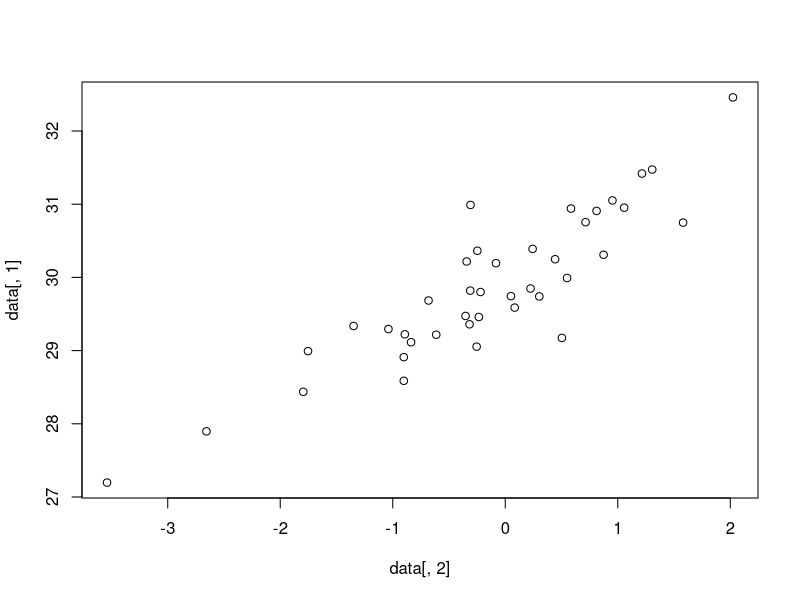
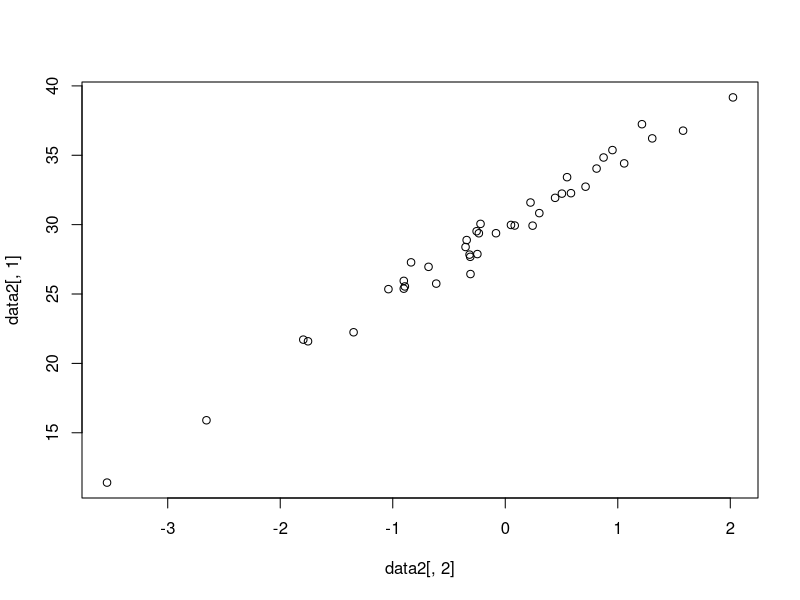
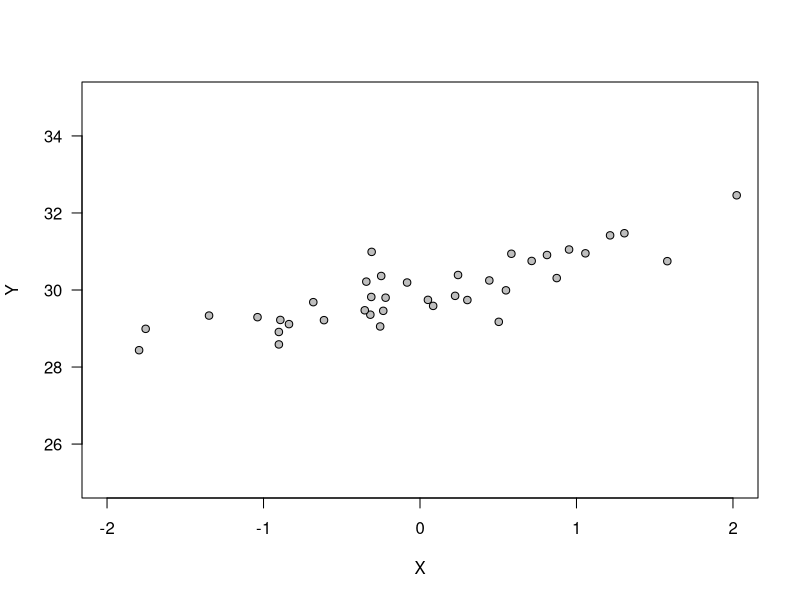
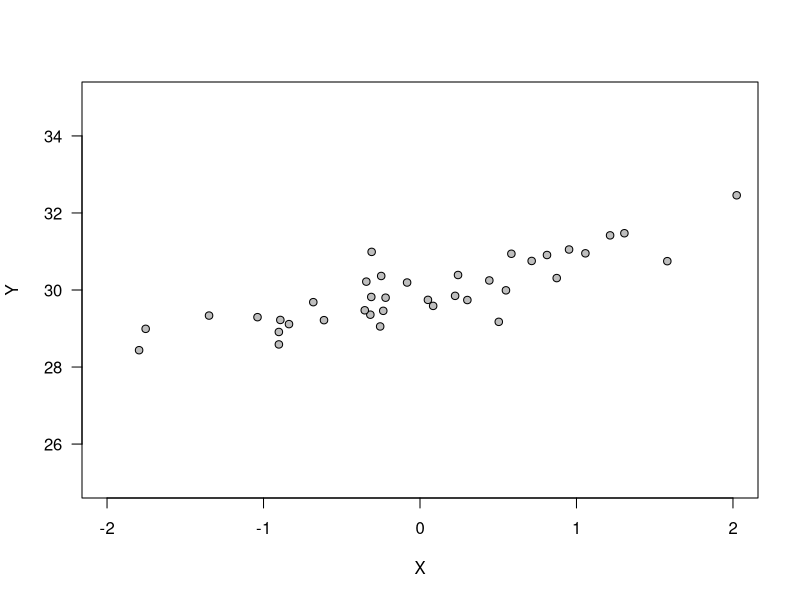
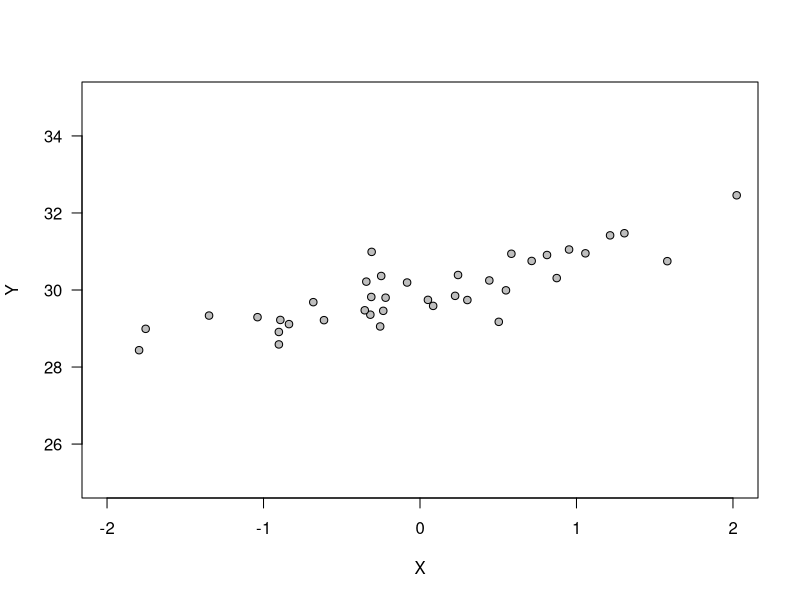
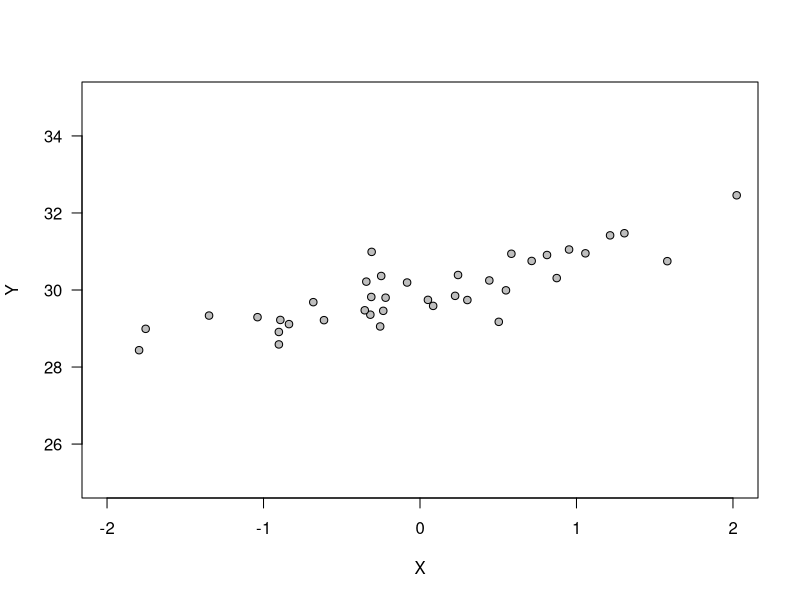
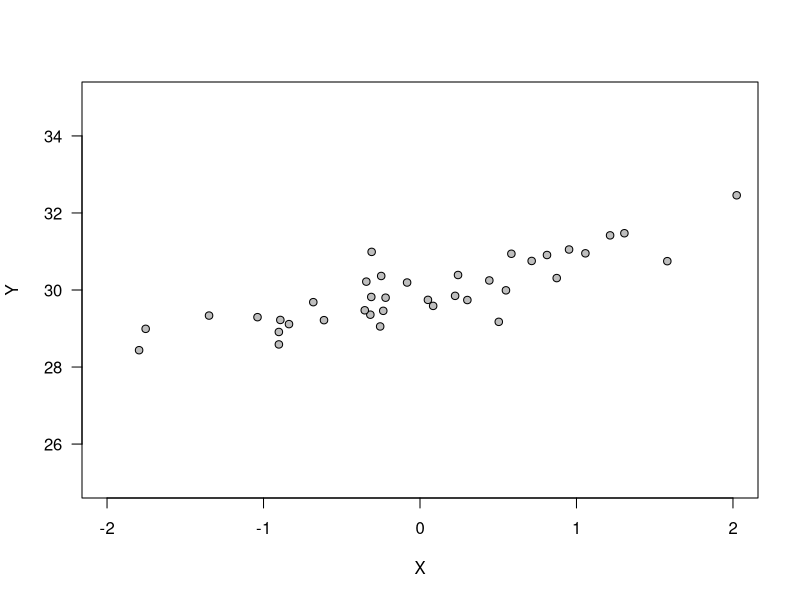
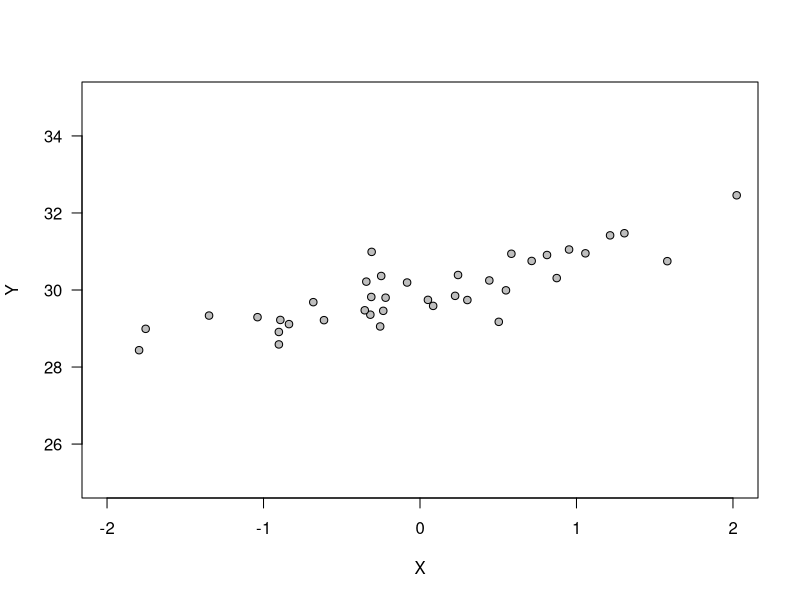

Here is the R script that generated these plots, in order:
## ---- chunk 1
#simulating data from a linear regression
intercept <- 30
rho       <- 0.8
slope     <- 5
nDataPts  <- 40

# as implemented in Farrell, Lewandowski 2018
data <- matrix(0,nDataPts,2)
data[,2] <- rnorm(nDataPts)
data[,1] <- rnorm(nDataPts)*sqrt(1.0 - rho^2)+data[,2]*rho+intercept

# as implemented with slope and error (CK)
data2 <- matrix(0,nDataPts,2)
data2[,2] <- data[,2]
data2[,1] <- (data2[,2]*slope+intercept) + rnorm(nDataPts,0,rho)

plot(data[,2],data[,1])
plot(data2[,2],data2[,1])
## ---- chunk 2
# regression analysis -traditional
reg1 <- lm(data[,1]~data[,2])
reg2 <- lm(data[,1]~data[,2])

summary(reg1)
summary(reg2)
## ---- chunk 3
# parameter estimates using the optim function
startParams <- c(5,0.1)
names(startParams) <- c("b1","b0")

# current data and preditions are being plotted
getregpred <- function(params,data){
  # here, we calculate the data from our independent variable under the assumption of the parameters b0(intercept) and b1(slope). Note that the names are hard coded here and that this function will only work for a linear regression. This is similar to the function that generated the data, but without the error term.
  getregpred <- params["b0"] + params["b1"]*data[,2]
  
  # draw graph when key is pressed
  par(ask=FALSE)
  plot(data[,2],type="n", las = 1, ylim = c(25,35),xlim=c(-2,2),xlab="X",ylab="Y")
  par(ask=FALSE)
  points(data[,2],data[,1],pch=21,bg="gray")
  lines(data[,2],getregpred,lty="solid")
  
  # return the computed regression data so we can calculate the deviation to the measured data
  return(getregpred)
}

# Get the computed predictions and compute how much they deviate

rmsd <- function(params,data1){
  # generate predictions
  preds <- getregpred(params,data1)
  #evaluate the deviation, this computes the sum of squared deviations between data points and devides by the total number of data points to get the mean summed square deviation
  rmsd <- sqrt(sum((preds-data1[,1])^2)/length(preds))
}

#the parameter estimation with 
# for model1
xout1 <- optim(startParams,rmsd,data1=data)

# for model2
xout2 <- optim(startParams,rmsd, data1=data2)

